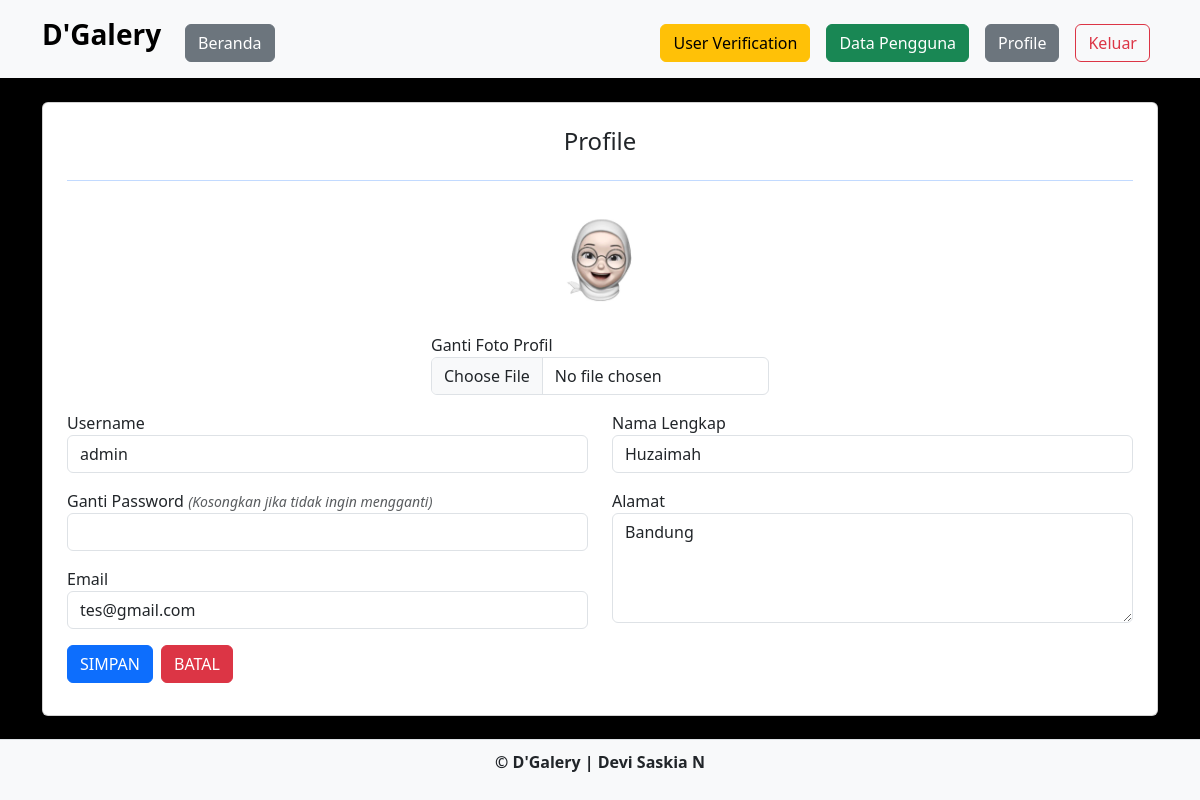
Page /admin/profile.php (signed in) on the committed database.
### tables this page shows
CREATE TABLE `users` (
  `user_id` int(11) NOT NULL,
  `username` varchar(255) NOT NULL,
  `password` varchar(255) NOT NULL,
  `email` varchar(255) NOT NULL,
  `nama_lengkap` varchar(255) NOT NULL,
  `alamat` text NOT NULL,
  `foto` varchar(255) DEFAULT NULL,
  `role_id` int(11) NOT NULL,
  `verifikasi` int(11) NOT NULL
);

### admin/profile.php (the view, shortened to what this page needs)
<?php
include '../c/koneksi.php';
$user_id = $_SESSION['user_id'];
?>
<!DOCTYPE html>
<html lang="en">
<head>
    <link rel="stylesheet" href="../assets/css/bootstrap.min.css">
    <link href="https://cdn.jsdelivr.net/npm/bootstrap-icons/font/bootstrap-icons.css" rel="stylesheet">
    <link href="assets/icons/bootstrap-icons/font/bootstrap-icons.css" rel="stylesheet">
</head>
<body class="bg-black">
<nav class="navbar navbar-expand-lg bg-light">
        <div class="container">
            <a class="navbar-brand" href="index.php">
                <h3><strong>D'Galery</strong></h3>
            </a>
            <div class="collapse navbar-collapse mt-2" id="navbarNavAltMarkup">
                <div class="navbar-nav me-auto">
                    <a href="index.php" class="btn btn-secondary m-2">Beranda</a>
                </div>
                <div class="navbar-nav ms-auto">
                    <a href="user_verification.php" class="btn btn-warning m-2">User Verification</a>
                    <a href="pengguna.php" class="btn btn-success m-2">Data Pengguna</a>
                    <a href="profile.php" class="btn btn-secondary m-2">Profile</a>
                    <a href="../c/aksi_logout.php" class="btn btn-outline-danger m-2">Keluar</a>
                </div>
            </div>
        </div>
    </nav>
    <?php
        $query = mysqli_query($koneksi, "SELECT * FROM users WHERE user_id='$user_id'");
        $data = mysqli_fetch_array($query);
    ?>
    <div class="container mt-4 mb-5">
        <div class="row justify-content-center">
            <div class="col-md-12">
                <div class="card p-4">
                    <h4 class="text-center">Profile</h4>
                    <hr class="text-primary">
                    <form action="../c/aksi_profile_admin.php" method="POST" enctype="multipart/form-data">
                        <div class="row">
                            <div class="image d-flex flex-column justify-content-center align-items-center">
                                <img src="../assets/img/<?php echo $data['foto'] ? $data['foto'] : 'blank.png'; ?>" height="120" width="120" class="rounded-circle mb-3" title="<?php echo $data['username']; ?>" />
                                <div class="form-group mb-3">
                                    <label for="foto">Ganti Foto Profil</label>
                                    <input type="file" class="form-control" id="foto" name="foto">
                                </div>
                            </div>
                            <div class="col-md-6">
                                <div class="form-group mb-3">
                                    <label for="username">Username</label>
                                    <input type="text" class="form-control" id="username" name="username"
                                        value="<?php echo $data['username']; ?>" required>
                                </div>
                                <div class="form-group mb-3">
                                    <label for="password">Ganti Password </label>
                                    <small class="text-muted"> <i>(Kosongkan jika tidak ingin mengganti) </i></small>
                                    <input type="password" class="form-control" id="password" name="password">
                                </div>
                                <div class="form-group mb-3">
                                    <label for="email">Email</label>
                                    <input type="email" class="form-control" id="email" name="email"
                                        value="<?php echo $data['email']; ?>" required>
                                </div>
                            </div>
                            <div class="col-md-6">
                                <div class="form-group mb-3">
                                    <label for="nama">Nama Lengkap</label>
                                    <input type="text" class="form-control" id="nama" name="nama_lengkap"
                                        value="<?php echo $data['nama_lengkap']; ?>" required>
                                </div>
                                <div class="form-group mb-3">
                                    <label for="alamat">Alamat</label>
                                    <textarea class="form-control" id="alamat" name="alamat" rows="4"
                                        required><?php echo $data['alamat']; ?></textarea>
                                </div>
                            </div>
                        </div>
                        <div class="d-flex text-right">
                            <button type="submit" name="submit" class="btn btn-primary me-2 mb-2">SIMPAN</button>
                            <a class='btn btn-danger me-2 mb-2' data-toggle='tooltip' title='Kembali' href='index.php'
                                onclick="return confirm('Apa anda yakin meninggalkan halaman ini?')">BATAL</span></a>
                        </div>
                    </form>
                </div>
            </div>
        </div>
    </div>
    <footer class="bg-light d-flex justify-content-center border-top mt-3 br-light fixed-bottom">
        <p><strong>&copy; D'Galery | Devi Saskia N</strong></p>
    </footer>
</body>
</html>

### admin/profile.php (style rules this page uses)
footer { background-color: #f8f9fa; text-align: center; padding: 10px 0; border-top: 1px solid #ddd; }

### rows in the picture
users: foto (picture), username "admin", email "tes@gmail.com", nama_lengkap "Huzaimah", alamat "Bandung"
